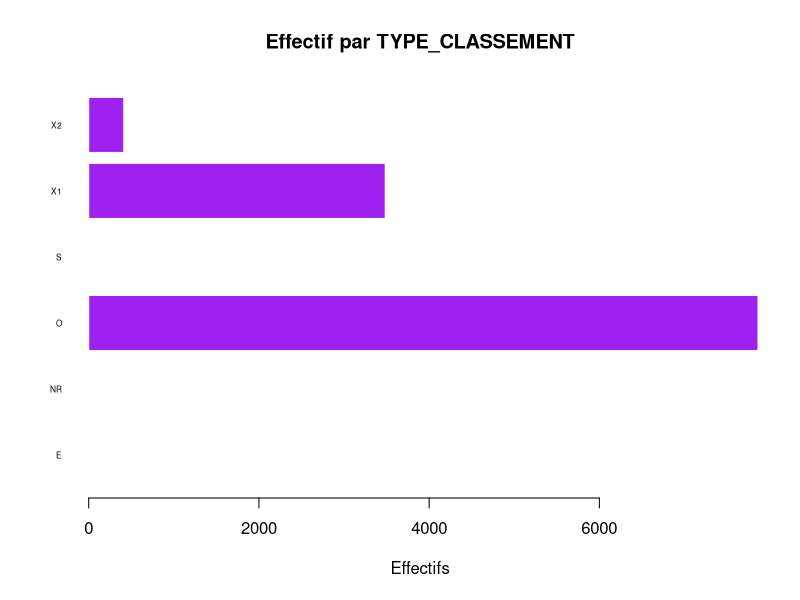
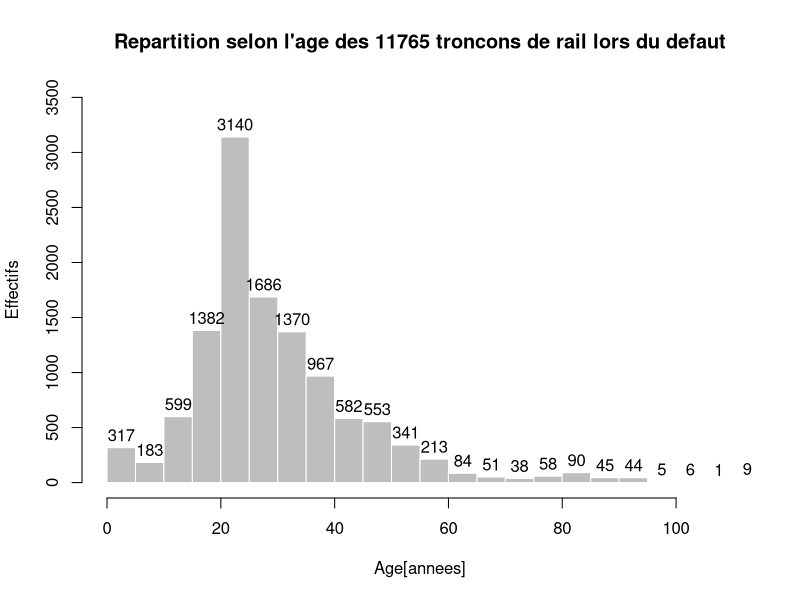
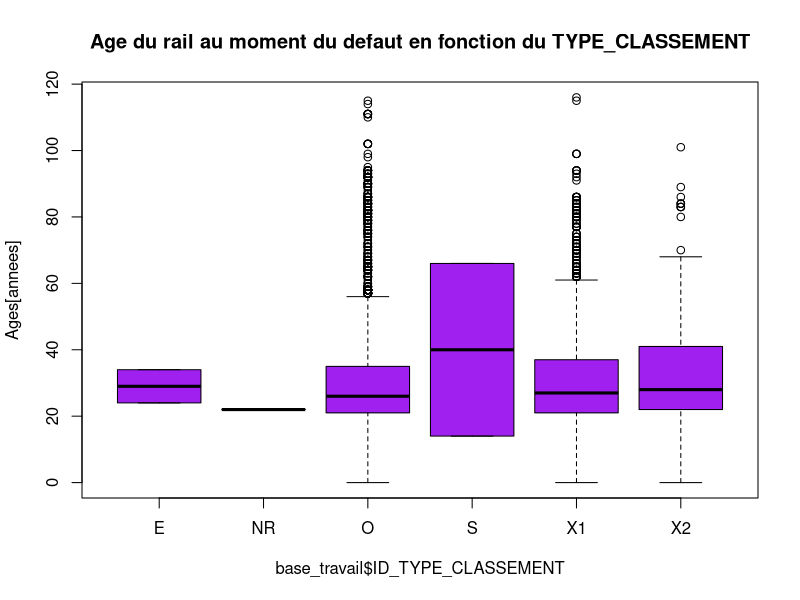
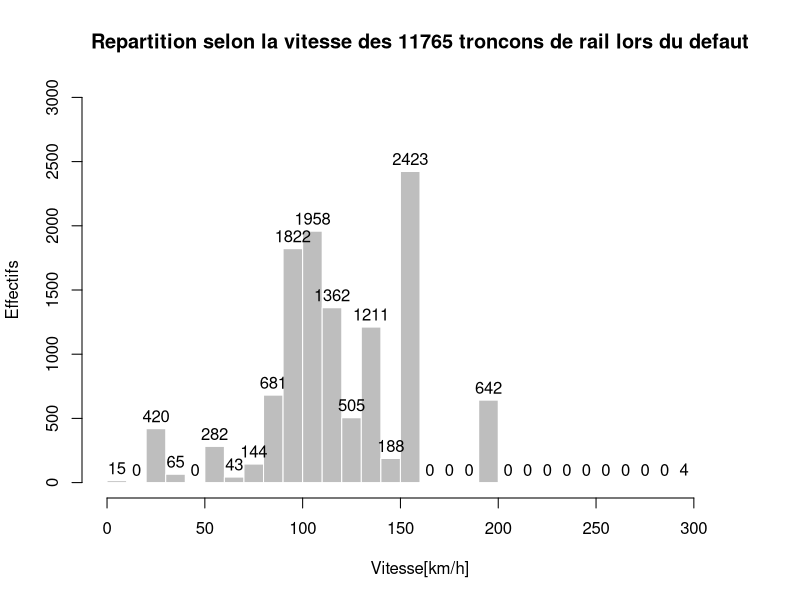
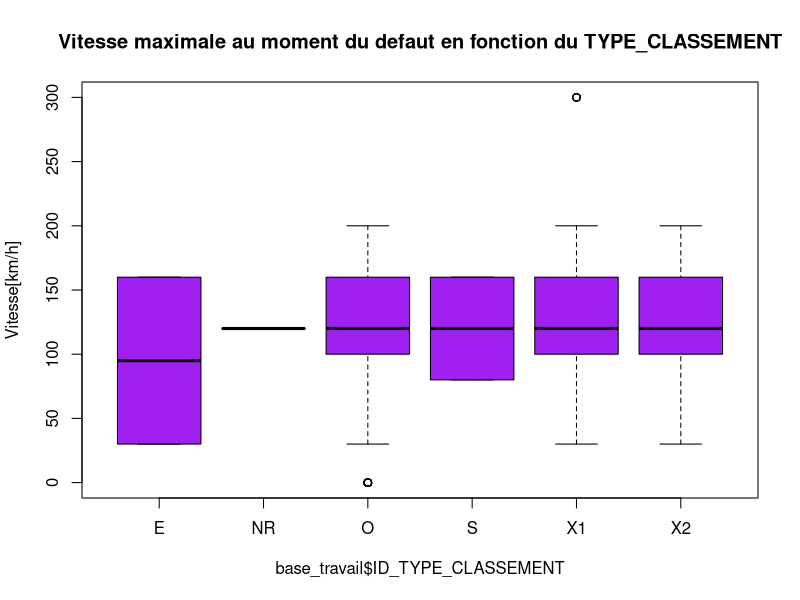
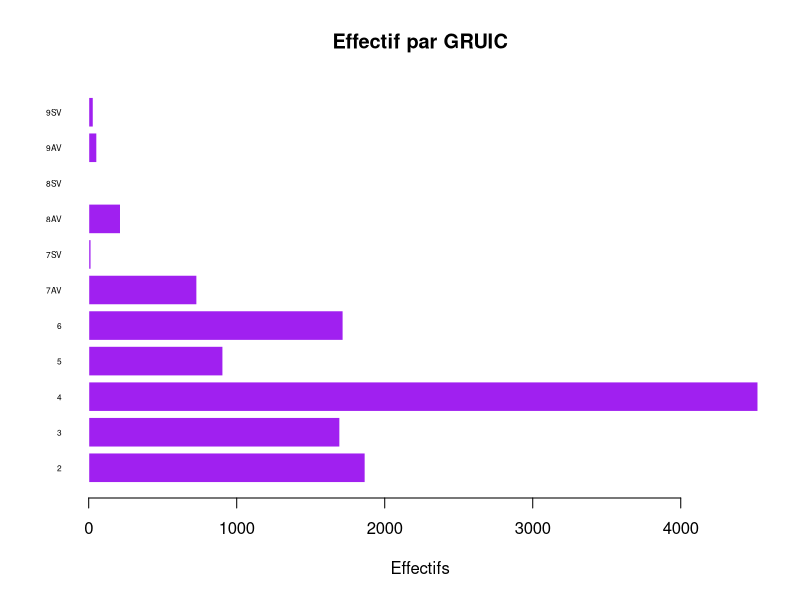
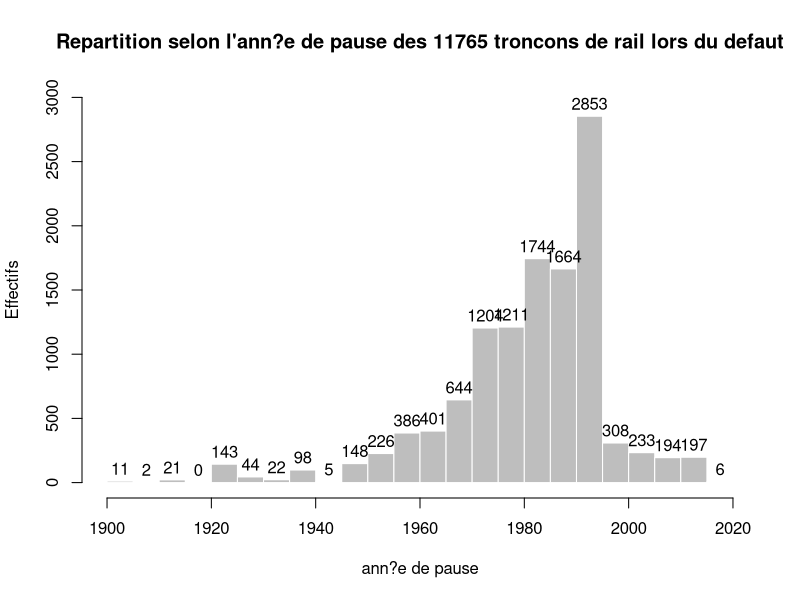
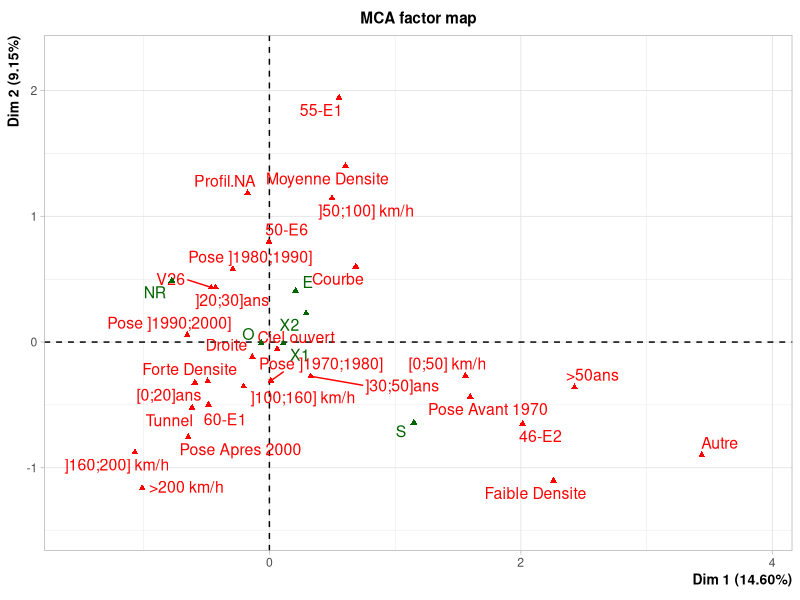

Write R code to recreate these figures, in order.
## ---- chunk 1
base_sncf <- read.table("DEF_PN_BIS.csv",sep=";",header=T)
names(base_sncf)
## ---- chunk 2
str(base_sncf)
#library(prettyR);describe(base_sncf)
summary(base_sncf)
## ---- chunk 3
table(base_sncf$ANNEE_POSE,useNA="always")
## ---- chunk 4
base_travail <- subset(base_sncf,ANNEE_POSE>=1900)
table(base_travail$ANNEE_POSE)
## ---- chunk 5
base_travail$AGE<- base_travail$Annee_Decouverte-base_travail$ANNEE_POSE
table(base_travail$AGE, useNA="always")
## ---- chunk 6
base_travail$ANNEE_POSE[base_travail$AGE<0] <- 1980
base_travail$AGE<- base_travail$Annee_Decouverte-base_travail$ANNEE_POSE
table(base_travail$AGE,useNA="always")
## ---- chunk 7
table(base_travail$ID_TYPE_CLASSEMENT,deparse.level=2,useNA="always")
## ---- chunk 8
barplot(table(base_travail$ID_TYPE_CLASSEMENT), 
        horiz = TRUE,las=1, 
        col = "purple", 
        border = "white",
        cex.names = 0.5,
        main ="Effectif par TYPE_CLASSEMENT",
        xlab = "Effectifs")
## ---- chunk 9
hist(base_travail$AGE, nclass=40, col = "grey", border = "white",
     main = paste("Repartition selon l'age des", nrow(base_travail), "troncons de rail lors du defaut"),
     xlab = "Age[annees]", ylab = "Effectifs", 
     ylim = c(0, 3500),
     xlim = c(0,110),
     labels = TRUE)
## ---- chunk 10
boxplot(base_travail$AGE ~ base_travail$ID_TYPE_CLASSEMENT,
        col = "purple", border = "black",
        main = "Age du rail au moment du defaut en fonction du TYPE_CLASSEMENT",
        ylab = "Ages[annees]"
)
## ---- chunk 11
base_travail$TR_AGE <- ">50ans"
base_travail$TR_AGE[base_travail$AGE<=50] <- "]30;50]ans"
base_travail$TR_AGE[base_travail$AGE<=30] <- "]20;30]ans"
base_travail$TR_AGE[base_travail$AGE<=20] <- "[0;20]ans"
table(base_travail$TR_AGE,deparse.level=2,useNA="always")

base_travail$TR_AGE2 <- ">50ans"
base_travail$TR_AGE2[base_travail$AGE<=50] <- "]40;50]ans"
base_travail$TR_AGE2[base_travail$AGE<=40] <- "]30;40]ans"
base_travail$TR_AGE2[base_travail$AGE<=30] <- "[25;30]ans"
base_travail$TR_AGE2[base_travail$AGE<=25] <- "[20;25]ans"
base_travail$TR_AGE2[base_travail$AGE<=20] <- "[10;20]ans"
base_travail$TR_AGE2[base_travail$AGE<=10] <- "[0;10]ans"
table(base_travail$TR_AGE2,deparse.level=2,useNA="always")
## ---- chunk 12
hist(base_travail$VITESSE, nclass=40, col = "grey", border = "white",
     main = paste("Repartition selon la vitesse des", nrow(base_travail), "troncons de rail lors du defaut"),
     xlab = "Vitesse[km/h]", ylab = "Effectifs", 
     ylim = c(0, 3000),
     xlim = c(0,320),
     labels = TRUE)
## ---- chunk 13
boxplot(base_travail$VITESSE ~ base_travail$ID_TYPE_CLASSEMENT,
        col = "purple", border = "black",
        main = "Vitesse maximale au moment du defaut en fonction du TYPE_CLASSEMENT",
        ylab = "Vitesse[km/h]"
)
## ---- chunk 14
base_travail$TR_VITESSE <- ">200 km/h"
base_travail$TR_VITESSE[base_travail$VITESSE<=200] <- "]160;200] km/h"
base_travail$TR_VITESSE[base_travail$VITESSE<=160] <- "]100;160] km/h"
base_travail$TR_VITESSE[base_travail$VITESSE<=100] <- "]50;100] km/h"
base_travail$TR_VITESSE[base_travail$VITESSE<=50] <- "[0;50] km/h"
table(base_travail$TR_VITESSE,deparse.level=2,useNA="always")

base_travail$TR_VITESSE2 <- ">160 km/h"
base_travail$TR_VITESSE2[base_travail$VITESSE<=160] <- "]150;160] km/h"
base_travail$TR_VITESSE2[base_travail$VITESSE<=150] <- "]120;150] km/h"
base_travail$TR_VITESSE2[base_travail$VITESSE<=120] <- "]100;120] km/h"
base_travail$TR_VITESSE2[base_travail$VITESSE<=100] <- "]90;100] km/h"
base_travail$TR_VITESSE2[base_travail$VITESSE<= 90] <- "]50;90] km/h"
base_travail$TR_VITESSE2[base_travail$VITESSE<= 50] <- "[0;50] km/h"
table(base_travail$TR_VITESSE2,deparse.level=2,useNA="always")
## ---- chunk 15
table(base_travail$RAYON_COURBE,useNA="always")
## ---- chunk 16
base_travail$FORME_RAIL <- "Droite"
base_travail$FORME_RAIL[base_travail$RAYON_COURBE>0 & base_travail$RAYON_COURBE<=1200] <- "Courbe"
table(base_travail$FORME_RAIL,deparse.level=2,useNA="always")
table(base_travail$FORME_RAIL,base_travail$ID_TYPE_CLASSEMENT,useNA="always")
## ---- chunk 17
table(base_travail$GROUPE_UIC,useNA="always")
## ---- chunk 18
barplot(table(base_travail$GROUPE_UIC), 
        horiz = TRUE,las=1, 
        col = "purple", 
        border = "white",
        cex.names = 0.5,
        main ="Effectif par GRUIC",
        xlab = "Effectifs")
## ---- chunk 19
base_travail$DENSITE_CIRCUL[base_travail$GROUPE_UIC=="1" | base_travail$GROUPE_UIC=="2" |  base_travail$GROUPE_UIC=="3" | base_travail$GROUPE_UIC=="4" ] <- "Forte Densite"

base_travail$DENSITE_CIRCUL[base_travail$GROUPE_UIC=="5" | base_travail$GROUPE_UIC=="6"] <- "Moyenne Densite"

base_travail$DENSITE_CIRCUL[base_travail$GROUPE_UIC=="7AV" | base_travail$GROUPE_UIC=="7SV" |  base_travail$GROUPE_UIC=="8AV" | base_travail$GROUPE_UIC=="8SV" | base_travail$GROUPE_UIC=="9AV" | base_travail$GROUPE_UIC=="9SV" ] <- "Faible Densite"

table(base_travail$DENSITE_CIRCUL,deparse.level=2,useNA="always")
table(base_travail$DENSITE_CIRCUL,base_travail$GROUPE_UIC,useNA="always")
table(base_travail$DENSITE_CIRCUL,base_travail$ID_TYPE_CLASSEMENT,useNA="always")
## ---- chunk 20
table(base_travail$ID_TYPE_EMPLACEMENT,useNA="always")
base_travail$PLACE <- "CIEL OUVERT"

base_travail$PLACE[base_travail$ID_TYPE_EMPLACEMENT=="Tunnel"] <- "TUNNEL"
table(base_travail$PLACE,base_travail$ID_TYPE_EMPLACEMENT)
## ---- chunk 21
table(base_travail$ANNEE_POSE,useNA="always")
## ---- chunk 22
hist(base_travail$ANNEE_POSE, nclass=40, col = "grey", border = "white",
     main = paste("Repartition selon l'ann?e de pause des", nrow(base_travail), "troncons de rail lors du defaut"),
     xlab = "ann?e de pause", ylab = "Effectifs", 
     ylim = c(0, 3000),
     xlim = c(1900,2020),
     labels = TRUE)
## ---- chunk 23
base_travail$TR_ANNEE_POSE <- "Pose Apres 2000"
base_travail$TR_ANNEE_POSE[base_travail$ANNEE_POSE<=2000] <- "Pose ]1990;2000]"
base_travail$TR_ANNEE_POSE[base_travail$ANNEE_POSE<=1990] <- "Pose ]1980;1990]"
base_travail$TR_ANNEE_POSE[base_travail$ANNEE_POSE<=1980] <- "Pose ]1970;1980]"
base_travail$TR_ANNEE_POSE[base_travail$ANNEE_POSE<=1970] <- "Pose Avant 1970"
table(base_travail$TR_ANNEE_POSE,deparse.level=2,useNA="always")
## ---- chunk 24
table(base_travail$PROFIL_RAIL,useNA="always")
## ---- chunk 25
base_profil_rail <- read.table("Profil_rail.csv",sep=";",header=T)
names(base_profil_rail)
## ---- chunk 26
base_travail<-merge(base_travail,base_profil_rail,by="PROFIL_RAIL",all.x = TRUE)
table(base_travail$Profil,useNA="always")
## ---- chunk 27
names(base_travail)
## ---- chunk 28
base_travail_mca <- subset(base_travail, select=c(ID_TYPE_CLASSEMENT, TR_AGE, TR_VITESSE,FORME_RAIL,DENSITE_CIRCUL,TR_ANNEE_POSE,Profil,ID_TYPE_EMPLACEMENT))
names(base_travail_mca)
## ---- chunk 29
install.packages("FactoMineR")
library(FactoMineR)
mca<-MCA(base_travail_mca, quali.sup = 1)
## ---- chunk 30
plot(mca,shadow=TRUE,invisible=c("ind"),cex=0.7,title="Modalites")
## ---- chunk 31
table(base_travail$Profil,useNA="always")
base_travail$Profil[is.na(base_travail$Profil)] <- "50-E6"
table(base_travail$Profil)                   
## ---- chunk 32
plot(mca,invisible=c("ind"),cex=0.7,title="Modalites", axes=3:4)
## ---- chunk 33
summary(mca,ncp=2)
